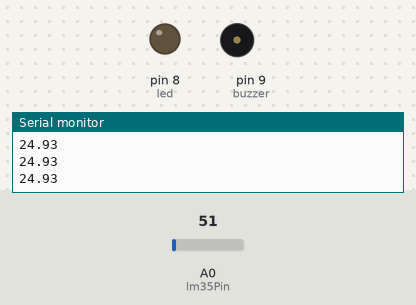
The sketch below on a simulated Arduino Uno, built with avr-gcc and run on an emulated ATmega328P. On the bench: output pins drawn as LEDs (lit = HIGH), buzzer (waves = sounding, pin HIGH), the last lines printed to the serial monitor. Dashed ring = blinking. The inputs (shaded band) are chosen by the test bench; at power-on: A0 (lm35Pin) = 51.

Above: at 1.2 s.
1.3 s: A0 (lm35Pin) set to 65
At 1.52 s:
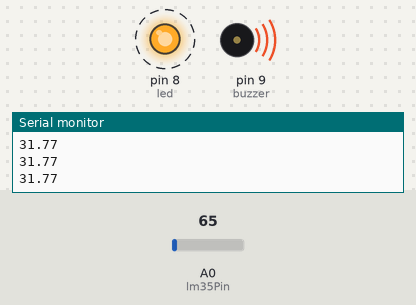
4.3 s: A0 (lm35Pin) set to 61
At 4.3 s:
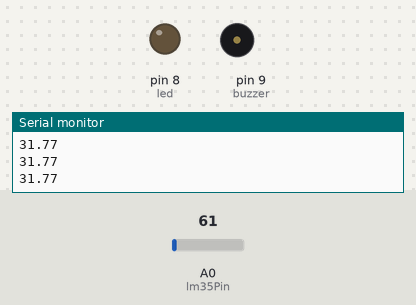
5.8 s: A0 (lm35Pin) set to 71
At 6.02 s:
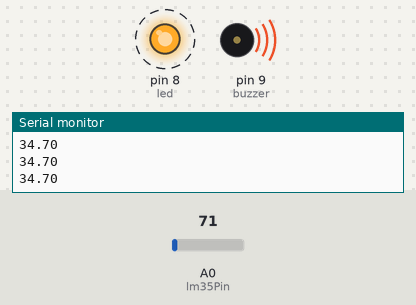
8.8 s: A0 (lm35Pin) set to 30
Timing chart, 0 to 11.3 s (numbered marks = the images above; inputs shaded):
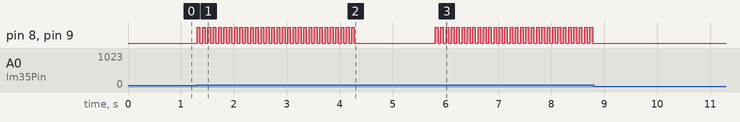

The sketch:

temperatur_oxuma.ino
```cpp
int lm35Pin = A0;
int led = 8;
#define buzzer 9
int vaxt = 50;
int oxunan_deyer = 0;
float istilik_gerginlik = 0;
float istilik = 0;

void setup()
{

  pinMode(led,OUTPUT);
  pinMode(buzzer,OUTPUT);
  Serial.begin(9600);
}

void loop()
{
  oxunan_deyer = analogRead(lm35Pin);
  istilik_gerginlik = (oxunan_deyer / 1023.0)*5000;
  istilik = istilik_gerginlik /10.0;
  Serial.println(istilik);


  if(istilik >= 30){
    digitalWrite(led,HIGH);
    digitalWrite(buzzer,HIGH);
    delay(vaxt);
    digitalWrite(led,LOW);
    digitalWrite(buzzer,LOW);
    delay(vaxt);
  }
  else{

    digitalWrite(led,LOW);
    digitalWrite(buzzer,LOW);


  }
}
```

Measured:
- the behaviour switches between 61 and 62 on A0 (lm35Pin) (found by bisection; images 0 and 1)
- after the input at 1.3 s, pin 8 (led), pin 9 (buzzer): alternates HIGH for 0.05 s and LOW for 0.05 s, starting at once
- after the input at 4.3 s, pin 8 (led), pin 9 (buzzer): stops changing and stays LOW
- after the input at 5.8 s, pin 8 (led), pin 9 (buzzer): alternates HIGH for 0.05 s and LOW for 0.05 s, starting at once
- after the input at 8.8 s, pin 8 (led), pin 9 (buzzer): stops changing and stays LOW
